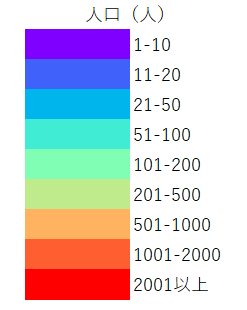
#> input picture src/assets/legend/kokusei_population.png, 247 x 310 px
$ python python_ocr_script5.py ../../assets/legend/kokusei_population.png
#> lines starting #> are read from the running program, lines starting #| are printed output that depends on the picture; after the words box and inside, x2 and y2 are one past the last pixel; in counts of white or black regions, pixels touching at a corner belong together
import cv2
import numpy as np
import pytesseract
import matplotlib.pyplot as plt
import re
import json
import sys

def preprocess_image(image_path, scale=2):
    image = cv2.imread(image_path, cv2.IMREAD_GRAYSCALE)
    height, width = image.shape[:2]
    image = cv2.resize(image, (int(width * scale), int(height * scale)), interpolation=cv2.INTER_CUBIC)
    _, binary = cv2.threshold(image, 128, 255, cv2.THRESH_BINARY_INV + cv2.THRESH_OTSU)
    image = cv2.equalizeHist(image)
    image = cv2.GaussianBlur(image, (3, 3), 0)  # ノイズ除去
    return binary


def preprocess_image2(image):
    _, binary = cv2.threshold(image, 128, 255, cv2.THRESH_BINARY_INV + cv2.THRESH_OTSU)
    return binary

def detect_tables(image):
    binary = preprocess_image2(image)

    horizontal_kernel = cv2.getStructuringElement(cv2.MORPH_RECT, (40, 1))
    horizontal_lines = cv2.morphologyEx(binary, cv2.MORPH_OPEN, horizontal_kernel, iterations=2)

    vertical_kernel = cv2.getStructuringElement(cv2.MORPH_RECT, (1, 40))
    vertical_lines = cv2.morphologyEx(binary, cv2.MORPH_OPEN, vertical_kernel, iterations=2)

    table_mask = cv2.add(horizontal_lines, vertical_lines)

    contours, _ = cv2.findContours(table_mask, cv2.RETR_EXTERNAL, cv2.CHAIN_APPROX_SIMPLE)
    table_boxes = [cv2.boundingRect(cnt) for cnt in contours]

    return sorted(table_boxes, key=lambda x: (x[1], x[0]))

def draw_table_boxes(image, table_boxes):
    image_color = cv2.cvtColor(image, cv2.COLOR_GRAY2BGR)
    for (x, y, w, h) in table_boxes:
        cv2.rectangle(image_color, (x, y), (x + w, y + h), (0, 255, 0), 2)
    plt.figure(figsize=(12, 8))
    plt.imshow(image_color, cmap='gray')
    plt.title("Detected Tables")
    plt.axis("off")
    plt.show()

def enhance_lines(binary):
    horizontal_kernel = cv2.getStructuringElement(cv2.MORPH_RECT, (60, 1))
    horizontal_lines = cv2.morphologyEx(binary, cv2.MORPH_OPEN, horizontal_kernel, iterations=3)
    vertical_kernel = cv2.getStructuringElement(cv2.MORPH_RECT, (1, 60))
    vertical_lines = cv2.morphologyEx(binary, cv2.MORPH_OPEN, vertical_kernel, iterations=3)
    return horizontal_lines, vertical_lines

def remove_lines(binary, horizontal_lines, vertical_lines):
    mask = cv2.add(horizontal_lines, vertical_lines)
    binary_no_lines = cv2.bitwise_and(binary, cv2.bitwise_not(mask))
    return binary_no_lines

def extract_text_from_image(image):
    return pytesseract.image_to_string(image, config="--oem 3 --psm 6", lang="jpn")
    # return pytesseract.image_to_string(image, config="--psm 6 -l jpn+eng")

def correct_misrecognized_minus(text):
    return text.replace('--', '-')

# [150 lines left out: functions correct_misrecognized_characters, split_text_into_2d_array, merge_split_decimal_numbers, merge_single_characters, propagate_minus_signs, remove_trailing_dot and 3 more, not called in this run]

def extract_table_from_image(image_path):

    image = cv2.imread(image_path, cv2.IMREAD_GRAYSCALE)
#> image: shape (310, 247); min 0, max 255, mean 219.1
    table_boxes = detect_tables(image)
#> in preprocess_image2, `_, binary = cv2.threshold(image, 128, 255, cv2.THRESH_BINARY_INV + cv2..`:
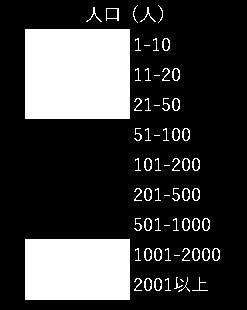
#> binary: shape (310, 247); 23.4% white; 66 white regions (9 under 20 px), largest, box (x1, y1, x2, y2) and area: (25, 29, 130, 119) 9450, (25, 239, 130, 300) 6405, (106, 8, 119, 21) 59
#> in detect_tables, `horizontal_lines = cv2.morphologyEx(binary, cv2.MORPH_OPEN, horizontal..`: horizontal_lines: shape (310, 247); 20.7% white; 2 white regions, box (x1, y1, x2, y2) and area: (27, 29, 132, 119) 9450, (27, 239, 132, 300) 6405
#> in detect_tables, `vertical_lines = cv2.morphologyEx(binary, cv2.MORPH_OPEN, vertical_ker..`: vertical_lines: shape (310, 247); 12.3% white; 1 white region, box (x1, y1, x2, y2) and area: (25, 31, 130, 121) 9450
#> in detect_tables, `table_mask = cv2.add(horizontal_lines, vertical_lines)`:
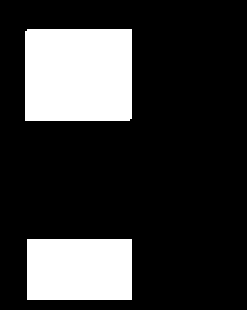
#> table_mask: shape (310, 247); 21.2% white; 2 white regions
#> in detect_tables, `contours, _ = cv2.findContours(table_mask, cv2.RETR_EXTERNAL, cv2.CHAI..`: contours = 2 contours; box (x1, y1, x2, y2) and area: (25, 29, 132, 121) 9639, (27, 239, 132, 300) 6240
#> in detect_tables, `table_boxes = [cv2.boundingRect(cnt) for cnt in contours]`: table_boxes = [(27, 239, 105, 61), (25, 29, 107, 92)]
#> table_boxes = [(25, 29, 107, 92), (27, 239, 105, 61)]
    draw_table_boxes(image, table_boxes)
#> the loop in draw_table_boxes, `for (x, y, w, h) in table_boxes:` made 2 passes
#> after the loop in draw_table_boxes, `for (x, y, w, h) in table_boxes:`:
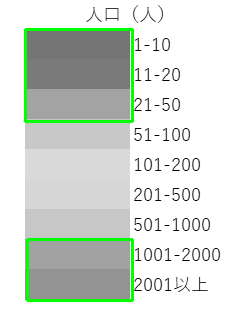
#> image_color: shape (310, 247, 3); mean B, G, R 213.5, 220.7, 213.5

    ocr_results = {}
    for i, (x, y, w, h) in enumerate(table_boxes):
        table_image = image[y:y+h, x:x+w]
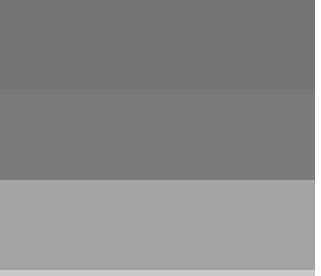
#> table_image: shape (92, 107) (shown 3 times larger); min 117, max 255, mean 137.7
        binary = preprocess_image(image_path)
#> in preprocess_image, `_, binary = cv2.threshold(image, 128, 255, cv2.THRESH_BINARY_INV + cv2..`: binary: shape (620, 494); 23.9% white; 68 white regions (2 under 20 px), largest, box (x1, y1, x2, y2) and area: (50, 58, 260, 239) 37804, (50, 477, 260, 600) 25828, (211, 16, 238, 42) 239
#> in preprocess_image, `image = cv2.equalizeHist(image)`:
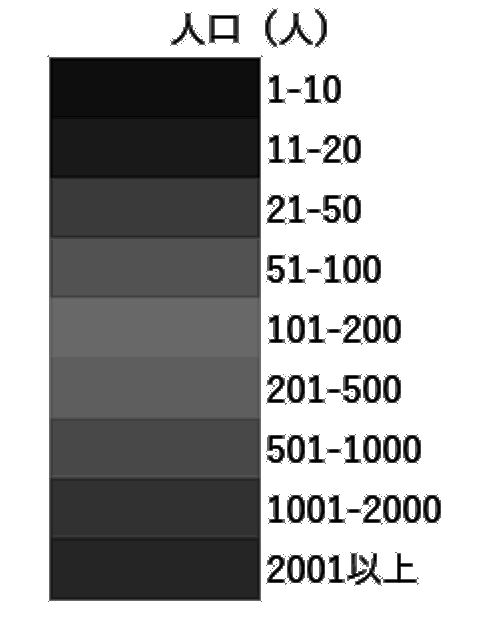
#> image: shape (620, 494); min 0, max 255, mean 170.2
        horizontal_lines, vertical_lines = enhance_lines(binary)
#> in enhance_lines, `horizontal_lines = cv2.morphologyEx(binary, cv2.MORPH_OPEN, horizontal..`:
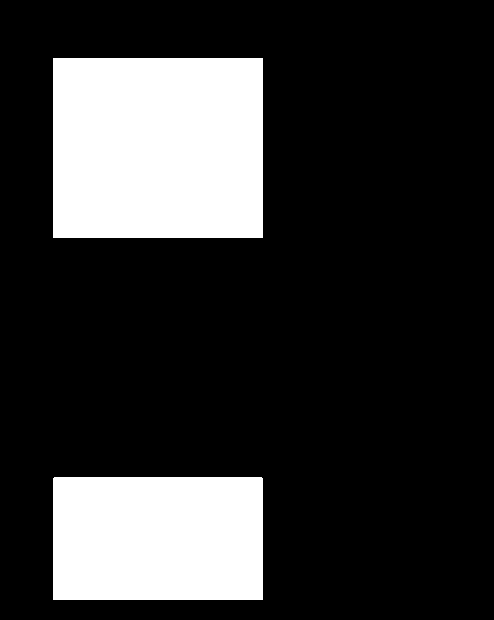
#> horizontal_lines: shape (620, 494); 20.8% white; 2 white regions, box (x1, y1, x2, y2) and area: (53, 58, 263, 238) 37800, (53, 477, 263, 600) 25828
#> in enhance_lines, `vertical_kernel = cv2.getStructuringElement(cv2.MORPH_RECT, (1, 60))`: vertical_kernel = 60 values from 1 to 1
#> in enhance_lines, `vertical_lines = cv2.morphologyEx(binary, cv2.MORPH_OPEN, vertical_ker..`: vertical_lines: shape (620, 494); 12.3% white; 1 white region, box (x1, y1, x2, y2) and area: (50, 61, 260, 242) 37804
        binary_no_lines = remove_lines(binary, horizontal_lines, vertical_lines)
#> in remove_lines, `mask = cv2.add(horizontal_lines, vertical_lines)`: mask: shape (620, 494); 21.2% white; 2 white regions, box (x1, y1, x2, y2) and area: (50, 58, 263, 242) 38965, (53, 477, 263, 600) 25828
#> in remove_lines, `binary_no_lines = cv2.bitwise_and(binary, cv2.bitwise_not(mask))`:
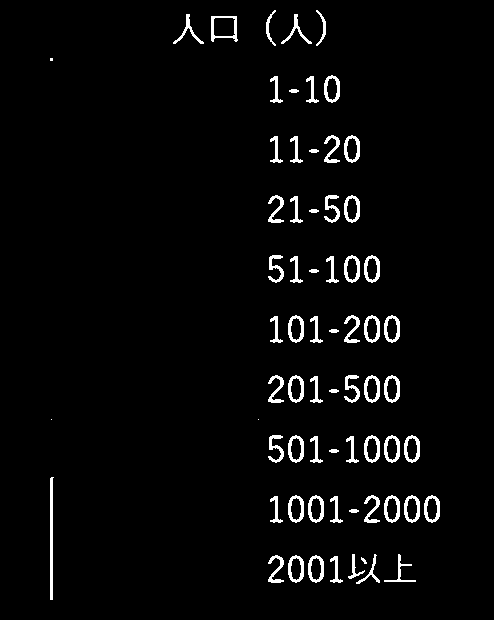
#> binary_no_lines: shape (620, 494); 3.3% white; 68 white regions (3 under 20 px), largest, box (x1, y1, x2, y2) and area: (50, 477, 54, 600) 369, (211, 16, 238, 42) 239, (324, 75, 340, 103) 202

        raw_output = extract_text_from_image(binary_no_lines)
        # raw_output = extract_text_from_image(table_image)
        # raw_output = pytesseract.image_to_string(table_image, config="--psm 6 -l jpn+eng")


        corrected_text = correct_misrecognized_minus(raw_output)
        corrected_text = correct_misrecognized_characters(corrected_text)  # 7→/ の誤認識を修正
        text_2d_array = split_text_into_2d_array(corrected_text)
        merged_text_2d_array = merge_split_decimal_numbers(text_2d_array)
        fully_merged_text_2d_array = merge_single_characters(merged_text_2d_array)
        finalized_table = propagate_minus_signs(fully_merged_text_2d_array)
        finalized_table = remove_trailing_dot(finalized_table)
        finalized_table = remove_underscore_element(finalized_table)
        # 2列目と3列目が数値の行のみを抽出
        filtered_data = filter_numeric_rows(finalized_table)
        finalized_table = propagate_minus_signs(filtered_data)

        ocr_results[f"Table_{i+1}"] = {
            "raw_output": raw_output,
            "test_data": fully_merged_text_2d_array,
            "structured_data": filtered_data
        }

    return {
        "success": True,
        "raw_output": raw_output,
        "test_data": fully_merged_text_2d_array ,
        "structured_data": filtered_data,
        "tables": ocr_results
    }


    # [22 lines of commented-out code are left out]

if __name__ == "__main__":
    if len(sys.argv) < 2:
        print(json.dumps({"success": False, "error": "Missing image path"}))
        sys.exit(1)

    image_path = sys.argv[1]
#> (the run stopped early here; a loop or call above may not have finished)
